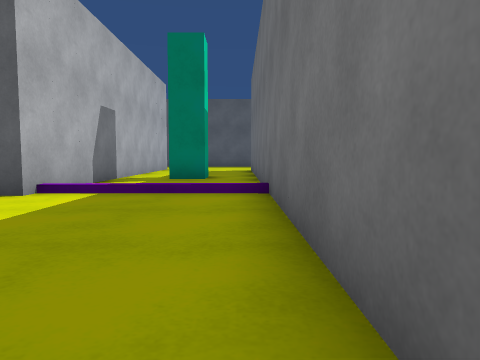
[1] (above)

19 first-person views from a walk through a 3-D level made in the Unity game engine. The camera is 0.64 m above the floor, tilts 4° down and sees 70° across. The floor is counted in squares, 1 m on a side. Each view is taken from the middle of a square. On the plan, view 1 faces up. The plan holds only what a view shows up to about 10 squares ahead; the rest is blank. The place goes on beyond the plan. The player character is not drawn.

[2]
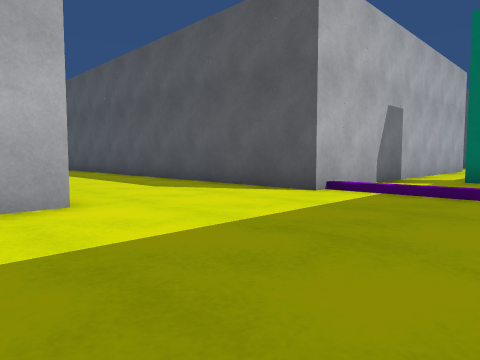

[3]
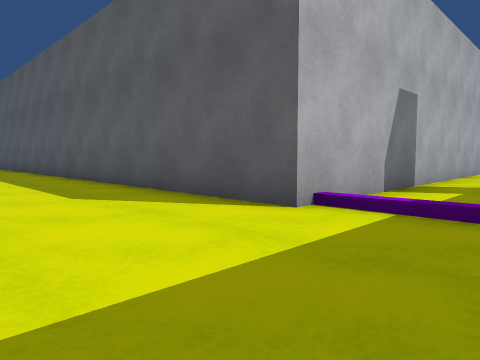

[4]
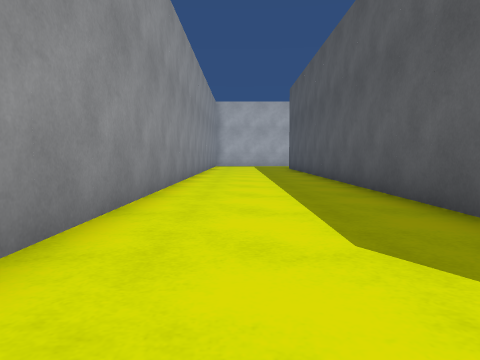

[5]
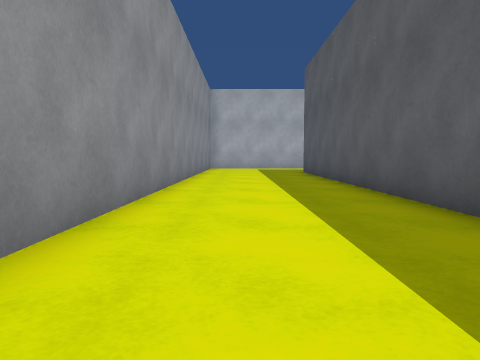

[6]
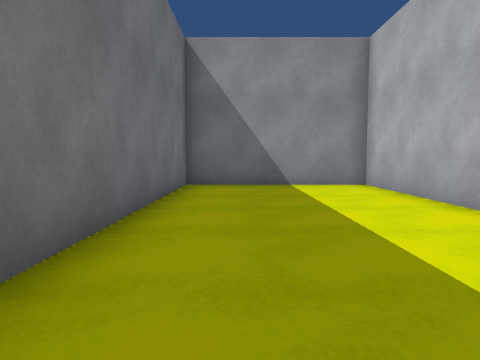

[7]
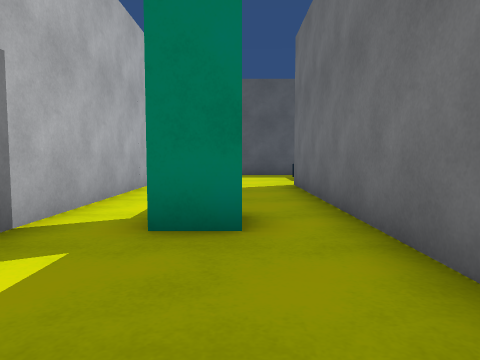

[8]
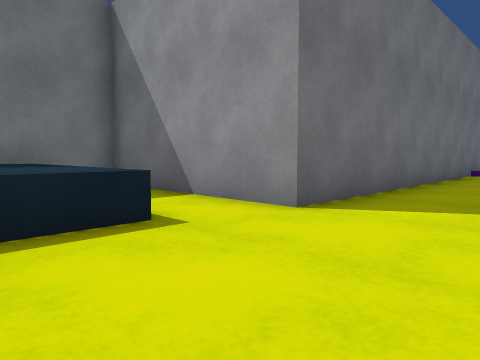

[9]
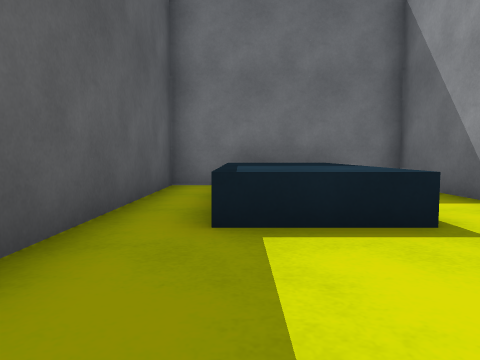

[10]
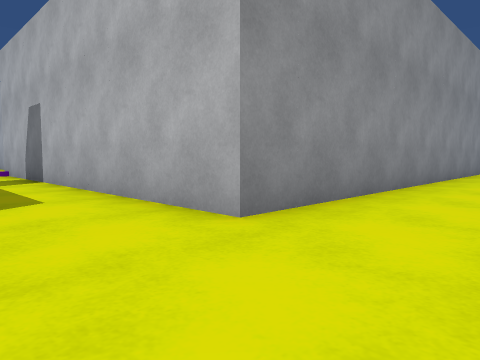

[11]
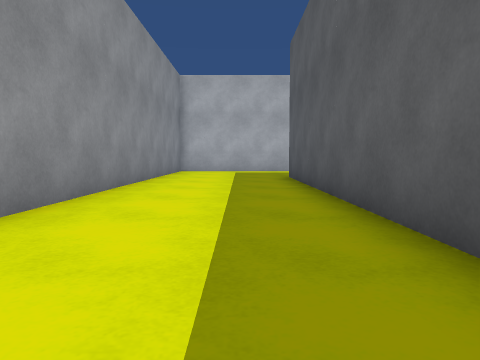

[12]
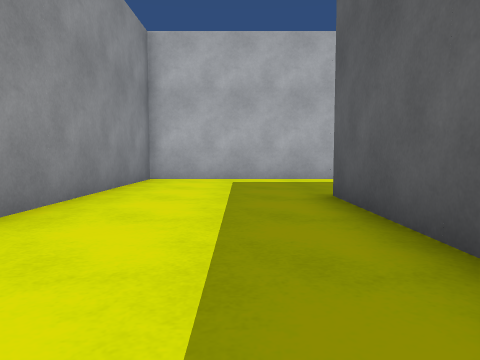

[13]
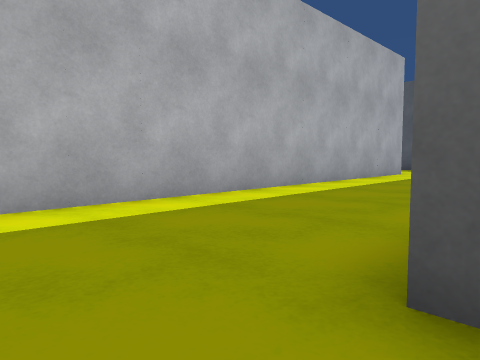

[14]
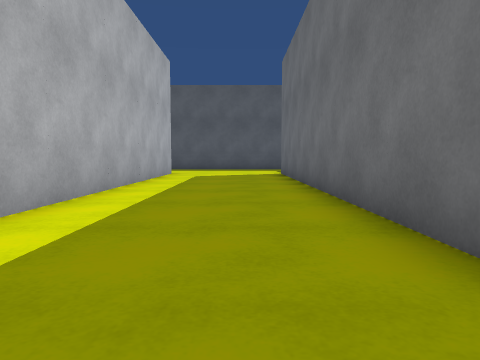

[15]
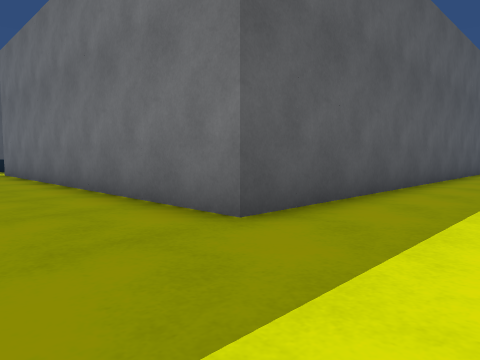

[16]
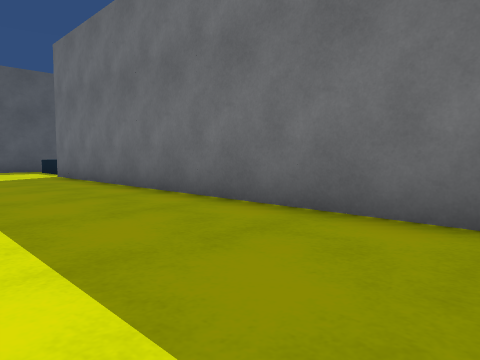

[17]
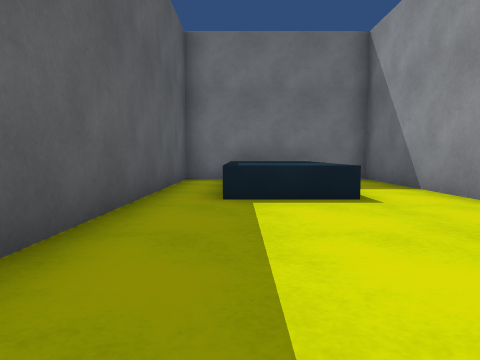

[18]
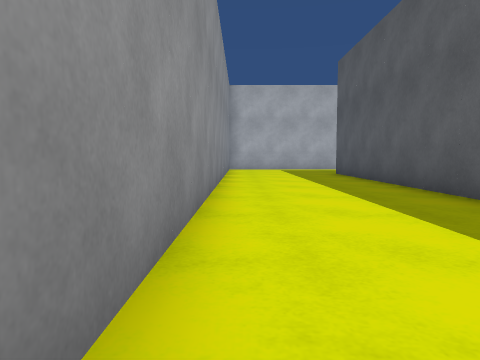

[19]
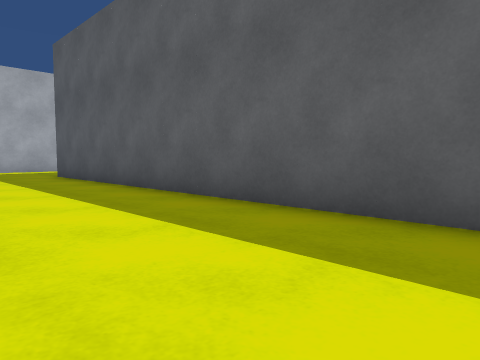

### Floor plan
Key: @ floor where view 1 was taken; # wall or solid block; x gap in a wall; . floor; / step, stairs or slope; ^ raised ledge.
Columns run from 19 left of view 1 to 6 right of it. Each row starts with its distance up from view 1.
 29    #....#
 28    #....#
 27    #....#
 26    #....#
 25    #....#
 24    #....#
 23    #....#
 22    #....#
 21    #....##################
 20    #.....................#
 19    #................^^^^^#
 18    #................^^^^^#
 17    #.................^^^x#
 16    #############.........#
 15                #....######
 14                #....#
 13                #....#
 12                #....#
 11                #....#
 10                #.#..#
  9                #....#
  8                #....#
  7                #....#
  6 ################////#
  5 ....................#
  4 ....................#
  3 ....................#
  2 ....................#
  1 ###############.....#
  0               #....@#
 -1               #.....#
 -2               #.....#
 -3               #.....#
 -4               #######

Positions as (right, up) in squares from view 1, and headings:
1: (0, 0), facing up
2: (0, 0), facing up-left
3: (-1, 2), facing up-left
4: (-4, 3), facing left
5: (-8, 3), facing left
6: (-1, 6), facing down
7: (-1, 6), facing up
8: (-2, 19), facing down-right
9: (-2, 19), facing right
10: (-1, 19), facing down-left
11: (-1, 19), facing left
12: (-6, 19), facing left
13: (-11, 19), facing up-left
14: (-13, 19), facing up
15: (-14, 18), facing up-right
16: (-15, 20), facing up-right
17: (-4, 19), facing right
18: (-9, 2), facing left
19: (-10, 2), facing up-left
